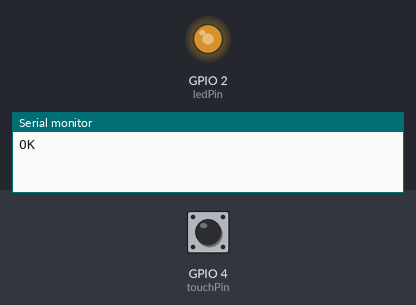
Bench run of a sketch on a simulated ESP32. On the bench: output pins drawn as LEDs (lit = HIGH), the last lines printed to the serial monitor. The inputs (shaded band) are chosen by the test bench; at power-on: GPIO 4 (touchPin) HIGH.

Above: at 1.95 s.
At 13.0 s:
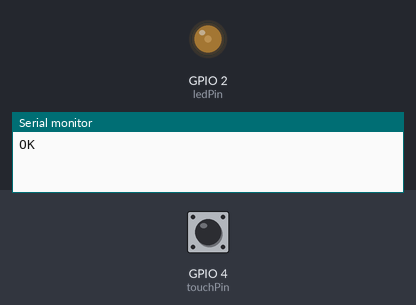
13.1 s: GPIO 4 (touchPin) pulled LOW for 3 s
At 19.06 s:
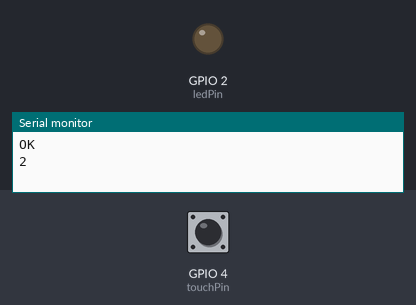
Timing chart, 0 to 26.0 s (numbered marks = the images above; inputs shaded):
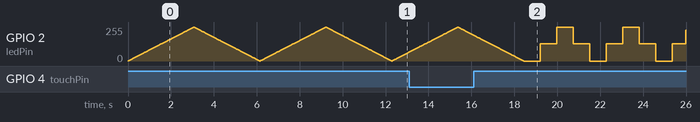

The sketch:

ex05.ino
```cpp
const int ledPin = 2;
const int touchPin = 4;

const int freq = 5000;
const int resolution = 8;
#define THRESHOLD 400

volatile int speedGear = 1;
volatile bool triggerFlag = false;


volatile bool touchLocked = false;

int delayMs[] = {12, 6, 2};


void touchISR() {
  triggerFlag = true;
}

void setup() {
  Serial.begin(115200);
  ledcAttach(ledPin, freq, resolution);
  touchAttachInterrupt(touchPin, touchISR, THRESHOLD);
  Serial.println("OK");
}

void loop() {
  if (triggerFlag) {
    triggerFlag = false;


    if (!touchLocked) {
      speedGear++;
      if (speedGear > 3) speedGear = 1;

      Serial.println(speedGear);
      touchLocked = true;
    }
  }


  if (touchRead(touchPin) > THRESHOLD) {
    touchLocked = false;
  }


  for (int duty = 0; duty <= 255; duty++) {
    ledcWrite(ledPin, duty);
    delay(delayMs[speedGear - 1]);
  }
  for (int duty = 255; duty >= 0; duty--) {
    ledcWrite(ledPin, duty);
    delay(delayMs[speedGear - 1]);
  }
}
```
